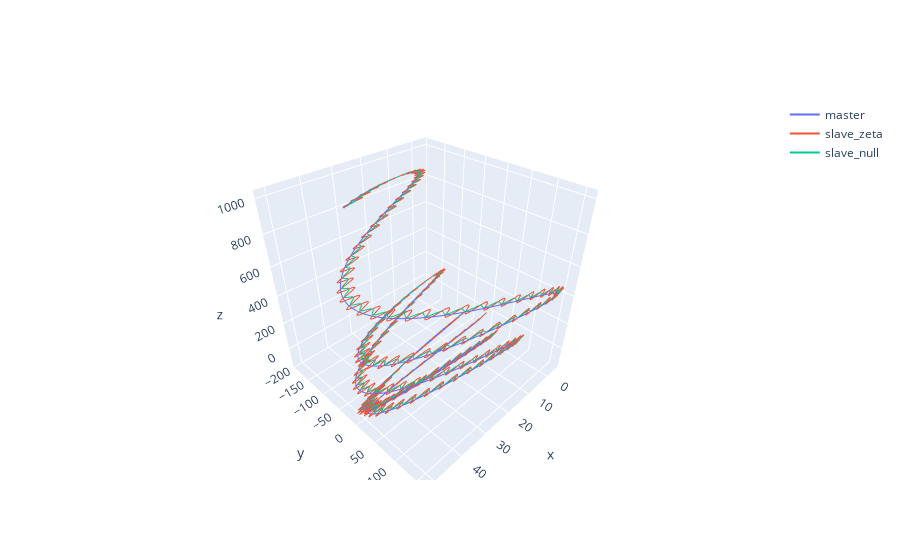

The notebook cell saved with this chart:
### Code cell
master_trace = go.Scatter3d(name='master',x=master['x'],y=master['y'],z=master['z'],mode='lines')
slave_zeta_trace = go.Scatter3d(name='slave_zeta',x=slave_zeta['x'],y=slave_zeta['y'],z=slave_zeta['z'],mode='lines')
slave_null_trace = go.Scatter3d(name='slave_null',x=slave_null['x'],y=slave_null['y'],z=slave_null['z'],mode='lines')

py.iplot([master_trace,slave_zeta_trace,slave_null_trace])

### Figure 1 — Plotly figure (JSON) as saved in the notebook; plotly's stock layout.template omitted (floating-point values rounded to 4 significant figures; data arrays with more than 128 entries replaced by an {"elided": "..."} marker saying what was removed)
{"data": [{"mode": "lines", "name": "master", "type": "scatter3d", "x": {"elided": "1999 float values"}, "y": {"elided": "1999 float values"}, "z": {"elided": "1999 float values"}}, {"mode": "lines", "name": "slave_zeta", "type": "scatter3d", "x": {"elided": "1999 float values"}, "y": {"elided": "1999 float values"}, "z": {"elided": "1999 float values"}}, {"mode": "lines", "name": "slave_null", "type": "scatter3d", "x": {"elided": "1999 float values"}, "y": {"elided": "1999 float values"}, "z": {"elided": "1999 float values"}}], "layout": {}}
